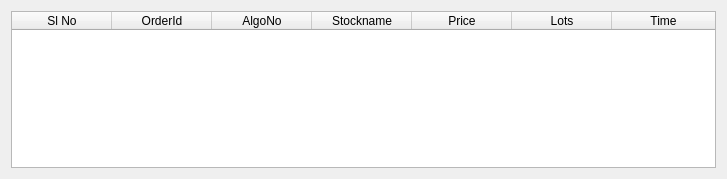
<?xml version="1.0" encoding="UTF-8"?>
<ui version="4.0">
 <class>TradeDetailsPopup</class>
 <widget class="QDialog" name="TradeDetailsPopup">
  <property name="windowModality">
   <enum>Qt::NonModal</enum>
  </property>
  <property name="geometry">
   <rect>
    <x>0</x>
    <y>0</y>
    <width>727</width>
    <height>179</height>
   </rect>
  </property>
  <property name="windowTitle">
   <string>Trade Details</string>
  </property>
  <property name="windowIcon">
   <iconset theme="applications-graphics">
    <normaloff>.</normaloff>.</iconset>
  </property>
  <layout class="QGridLayout" name="gridLayout">
   <item row="0" column="0">
    <widget class="QTableWidget" name="tableWidget">
     <attribute name="horizontalHeaderStretchLastSection">
      <bool>true</bool>
     </attribute>
     <attribute name="verticalHeaderVisible">
      <bool>false</bool>
     </attribute>
     <attribute name="verticalHeaderStretchLastSection">
      <bool>false</bool>
     </attribute>
     <column>
      <property name="text">
       <string>Sl No</string>
      </property>
     </column>
     <column>
      <property name="text">
       <string>OrderId</string>
      </property>
     </column>
     <column>
      <property name="text">
       <string>AlgoNo</string>
      </property>
     </column>
     <column>
      <property name="text">
       <string>Stockname</string>
      </property>
     </column>
     <column>
      <property name="text">
       <string>Price</string>
      </property>
     </column>
     <column>
      <property name="text">
       <string>Lots</string>
      </property>
     </column>
     <column>
      <property name="text">
       <string>Time</string>
      </property>
     </column>
    </widget>
   </item>
  </layout>
 </widget>
 <resources/>
 <connections/>
</ui>
